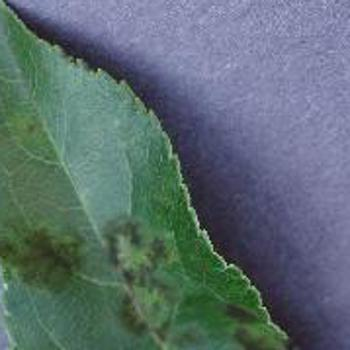
#> input picture Data/AppleData/Apple___Apple_scab/image (432).JPG, 350 x 350 px; its folder holds only this picture in this run
$ jupyter execute --allow-errors knn.ipynb
#> lines starting #> are read from the running program, lines starting #| are printed output that depends on the picture
#> further down, img_matrix is the input picture: shape (350, 350, 3); mean R, G, B 91.6, 109, 112.2
#> pass 2 of the loop `for category in categories:`:
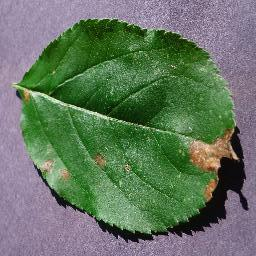
#> input picture Data/AppleData/Apple___Black_rot/image (428).JPG, 256 x 256 px
#> img_matrix is the input picture: shape (256, 256, 3); mean R, G, B 100.5, 118.5, 97.1
#> `img_resized=resize(img_matrix,(150,150,3))`:
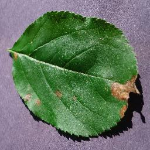
#> img_resized: shape (150, 150, 3) float64; mean R, G, B 0.394, 0.465, 0.381
[cell 1]
# Import necessary libraries
import numpy as np
from skimage.transform import resize
from skimage.io import imread
import matplotlib.pyplot as plt
import seaborn as sns
import os

[cell 2]
# Get the image data into a dataframe
target = []
images = []   # In matrix format
flat_data = []  # In vector format

datadir = '../Data/AppleData'
categories = ['Apple___Apple_scab',
              'Apple___Black_rot',
              'Apple___Cedar_apple_rust',
              'Apple___healthy',
              'Background_without_leaves']

#> (the rest of this cell did not finish here and is left out)

[cell 3]
import pandas as pd
df=pd.DataFrame(flat_data)
#> df = table of 2 rows and 67500 columns
df['Target']=target

[cell 4]
# Final dataframe after pre-processing
df
#> Out = table of 2 rows and 67501 columns
#| Fitting 5 folds for each of 9 candidates, totalling 45 fits

[cell 5]
# Make category dictionary
cat_dict = {'Apple___Apple_scab':'Scabbed',
              'Apple___Black_rot':'Black Rot',
              'Apple___Cedar_apple_rust':'Cedar Rust',
              'Apple___healthy':'Healthy',
              'Background_without_leaves':'Background'}

[cell 6]
# Input and Output
x=df.iloc[:,0:67500].values
y=df.iloc[:,67500].values

[cell 7]
from sklearn.model_selection import GridSearchCV
from sklearn.neighbors import KNeighborsClassifier
import numpy as np

[cell 8]
k=np.arange(1,10)
param={'n_neighbors':k}
model=KNeighborsClassifier()
model_grid=GridSearchCV(model,param,verbose=1)
#> (the rest of this cell did not finish here and is left out)

#> (a cell that did not finish here is left out)

#> (a cell that did not finish here is left out)

[cell 11]
from sklearn.model_selection import GridSearchCV
from sklearn.neighbors import KNeighborsClassifier
import numpy as np
from sklearn.model_selection import train_test_split
x_train,x_test,y_train,y_test = train_test_split(x,y,random_state=0)
from sklearn.preprocessing import MinMaxScaler
scaler = MinMaxScaler()
x_train = scaler.fit_transform(x_train)
x_test = scaler.transform(x_test)

from sklearn.metrics import accuracy_score
from sklearn.metrics import confusion_matrix
from sklearn import metrics

#> (the rest of this cell did not finish here and is left out)

[cell 12]
model = KNeighborsClassifier(n_neighbors=1,metric='euclidean')
model.fit(x_train,y_train)
y_pred = model.predict(x_test)
cm=confusion_matrix(y_pred,y_test)

plt.figure(figsize=(8, 6))
sns.heatmap(cm, annot=True, fmt="d", cmap="magma",
            xticklabels=categories,
            yticklabels=categories)
plt.xlabel("Predicted Label")
plt.ylabel("True Label")
plt.title("KNN Confusion Matrix")
plt.savefig("../Output/KNN_Confusion_Matrix.png")
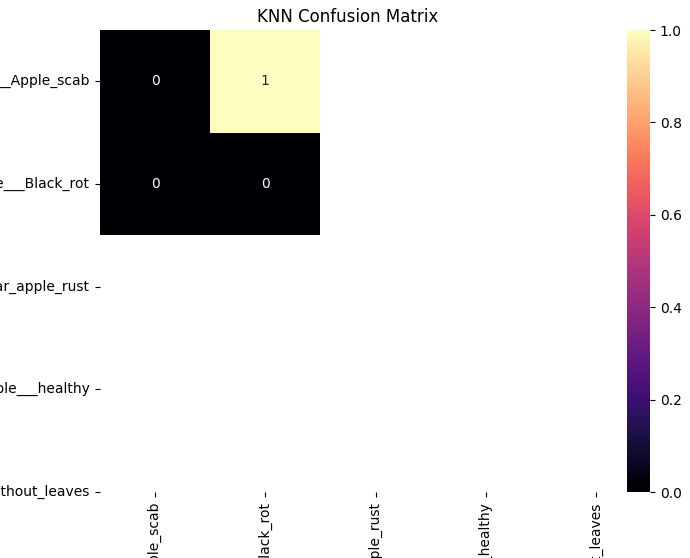
#> figure drawn by matplotlib, 2 panels
